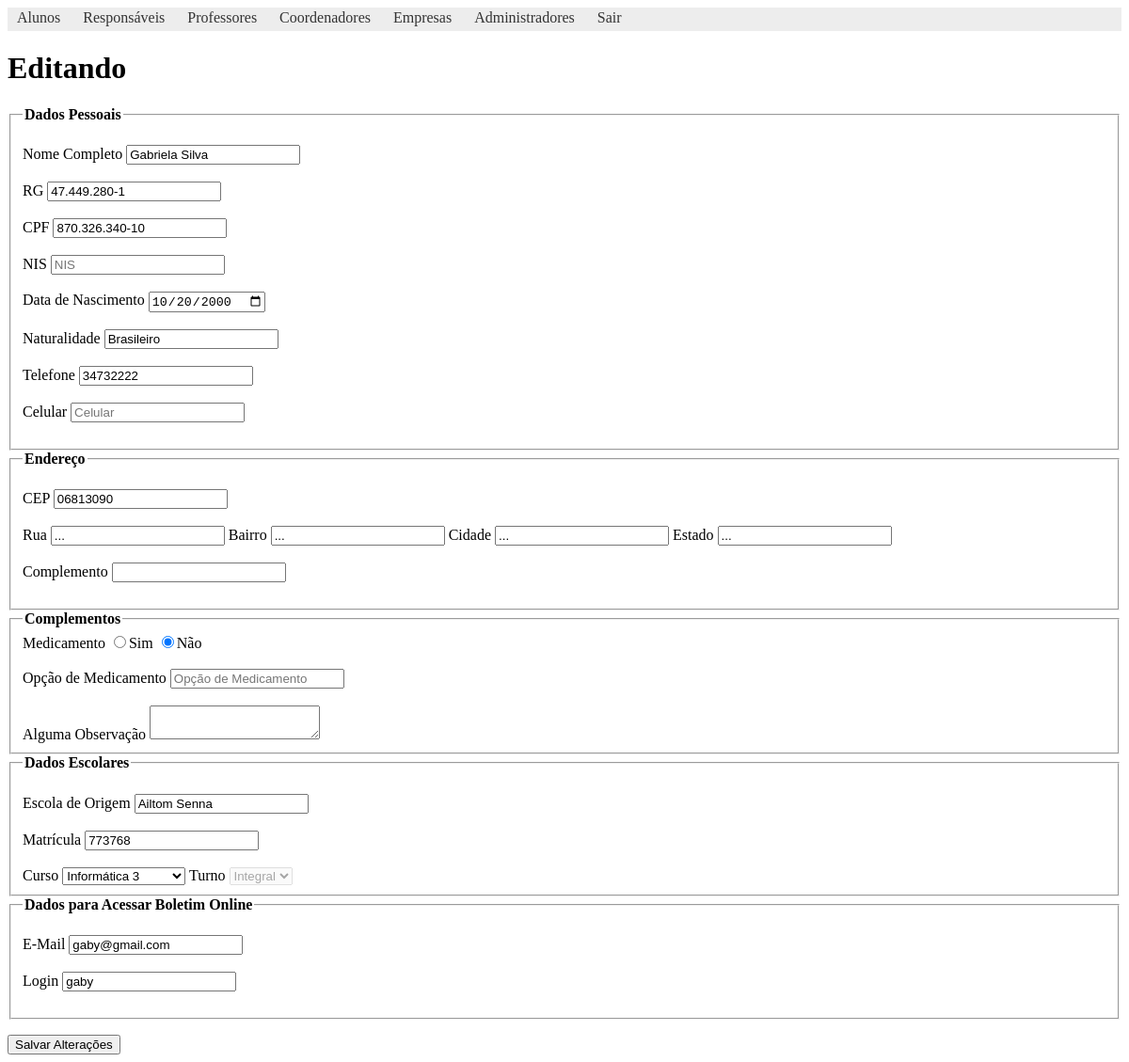
The page /views/aluno/novo-editar-aluno.php?id=4 (signed in) on the database its author committed.
### tables this page shows
CREATE TABLE `alunos` (
  `id` int(11) NOT NULL,
  `id_curso` int(11) NOT NULL,
  `nome` varchar(150) NOT NULL,
  `matricula` varchar(20) NOT NULL,
  `num_chamada` int(2) NOT NULL,
  `data_nascimento` date NOT NULL,
  `naturalidade` varchar(30) NOT NULL,
  `rg` varchar(20) NOT NULL,
  `cpf` varchar(20) NOT NULL,
  `nis` varchar(20) NOT NULL,
  `cep` varchar(20) NOT NULL,
  `complemento_endereco` varchar(50) NOT NULL,
  `turno` varchar(20) NOT NULL,
  `data_cadastro` date NOT NULL,
  `escola_origem` varchar(100) NOT NULL,
  `opcao_medicamento` varchar(50) DEFAULT NULL,
  `medicamento` varchar(50) DEFAULT NULL,
  `telefone` varchar(20) DEFAULT NULL,
  `celular` varchar(20) DEFAULT NULL,
  `comentario` text,
  `login` varchar(100) NOT NULL,
  `email` varchar(100) NOT NULL,
  `senha` varchar(100) NOT NULL
);

### app/models/Aluno.php (called while the page is built, shortened)
<?php
	function buscarAluno($id)
	{
		$conn = iniciarConexao();
		$stmt = $conn->prepare("SELECT * FROM alunos WHERE id = ?");
		$stmt->bindParam(1, $id);
		if($stmt->execute() && $stmt->rowCount() > 0){
			$aluno = $stmt->fetch(PDO::FETCH_OBJ);
		}
		return $aluno;
	}

### app/models/Curso.php (called while the page is built, shortened)
<?php
    function listarCursos()
    {
        $conn = iniciarConexao();
        $stmt = $conn->prepare("SELECT * FROM cursos ORDER BY nome ASC");
        if($stmt->execute() && $stmt->rowCount() > 0){
            $cursos= $stmt->fetchAll(PDO::FETCH_ASSOC);
        }
        return $cursos;
    }

### views/aluno/novo-editar-aluno.php (the view, shortened to what this page needs)
<?php
include_once '../../app/models/Curso.php';
include_once '../../app/models/Aluno.php';
include_once '../templates/includes/header.php';
$cursos = listarCursos();
$id_aluno = filter_input(INPUT_GET, 'id');
if(isset($id_aluno)){
	$aluno = buscarAluno($id_aluno);
}
?>
<h1><?= isset($id_aluno) ? "Editando" : "Novo Aluno"  ?></h1>
<form method="POST" action="../../app/routes.php">
	<fieldset>
		<legend><b>Dados Pessoais</b></legend>
		<br>
		<label>Nome Completo</label>
		<input type="text" name="nome" placeholder="Nome do Aluno" value="<?= isset($id_aluno) ? $aluno->nome : '' ?>" required /> <br><br>
		<label>RG</label>
		<input type="text" name="rg" placeholder="RG" value="<?= isset($id_aluno) ? $aluno->rg : '' ?>"/> <br><br>
		<label>CPF</label>
		<input type="text" name="cpf" placeholder="CPF" value="<?= isset($id_aluno) ? $aluno->cpf : '' ?>"/> <br><br>
		<label>NIS</label>
		<input type="text" name="nis" placeholder="NIS" value="<?= isset($id_aluno) ? $aluno->nis : '' ?>"/> <br><br>
		<label>Data de Nascimento</label>
		<input type="date" name="nascimento" placeholder="Data de Nascimento" required value="<?= isset($id_aluno) ? $aluno->data_nascimento : '' ?>"/> <br><br>
		<label>Naturalidade</label>
		<input type="text" name="naturalidade" placeholder="Naturalidade" required value="<?= isset($id_aluno) ? $aluno->naturalidade : '' ?>"/> <br><br>
		<label>Telefone</label>
		<input type="text" name="telefone" placeholder="Telefone Fixo" value="<?= isset($id_aluno) ? $aluno->telefone : '' ?>"/> <br><br>
		<label>Celular</label>
		<input type="text" name="celular" placeholder="Celular" value="<?= isset($id_aluno) ? $aluno->celular : '' ?>"/> <br><br>
	</fieldset>
	<fieldset>
		<legend><b>Endereço</b></legend>
		<br>
		<label>CEP</label>
		<input type="text" name="cep" id="cep" placeholder="CEP" required onblur="pesquisacep(this.value);" value="<?= isset($id_aluno) ? $aluno->cep : '' ?>"> <br><br>
		<label>Rua</label>
		<input type="text" name="rua" id="rua" readonly>
		<label>Bairro</label>
		<input type="text" name="bairro" id="bairro" readonly>
		<label>Cidade</label>
		<input type="text" name="cidade" id="cidade" readonly>
		<label>Estado</label>
		<input type="text" name="estado" id="uf" readonly> <br><br>
		<label>Complemento</label>
		<input type="text" name="complemento" value="<?= isset($id_aluno) ? $aluno->complemento_endereco : '' ?>"> <br><br>
	</fieldset>
	<fieldset>
		<legend><b>Complementos</b></legend>
		<label>Medicamento</label>
		<input type="radio" name="medicamento" value="Sim" onclick="habilitarCampo()"
		<?= isset($id_aluno) && $aluno->medicamento == "Sim" ? "checked" : '' ?>>Sim
		<input type="radio" name="medicamento" value="Nao" onclick="desabilitarCampo()"
		<?= isset($id_aluno) && $aluno->medicamento == "Nao" ? "checked" : '' ?>>Não
		<br><br>
		<label>Opção de Medicamento</label>
		<input type="text" name="opc_medicamento" id="opc_medic" placeholder="Opção de Medicamento" value="<?= isset($id_aluno) ? $aluno->opcao_medicamento : '' ?>"> <br><br>
		<label>Alguma Observação</label>
		<textarea name="observacao" placeholder="Obeservações">
			<?= isset($id_aluno) ? $aluno->comentario : '' ?>
		</textarea>
	</fieldset>
	<fieldset>
		<legend><b>Dados Escolares</b></legend>
		<br>
		<label>Escola de Origem</label>
		<input type="text" name="origem" required placeholder="Escola de Origem" value="<?= isset($id_aluno) ? $aluno->escola_origem : '' ?>"> <br><br>
		<label>Matrícula</label>
		<input type="text" name="matricula" id="matricula" value="<?= isset($id_aluno) ? $aluno->matricula : '' ?>" readonly> <br><br>
		<label>Curso</label>
		<select name="curso" required>
	 		<?php
            	foreach($cursos as $curso){
                	if($curso['id'] == $aluno->id_curso){
        	?>
            			<option value="<?= $curso['id'] ?>" selected><?= $curso['nome'] ?></option>
        			<?php }else{ ?>
            			<option value="<?= $curso['id'] ?>"><?= $curso['nome'] ?></option>
        	<?php } } ?>
		</select>
		<label>Turno</label>
		<select name="turno" disabled>
			<option value="Integral">Integral</option>
		</select>
	</fieldset>
	<fieldset>
		<legend><b>Dados para Acessar Boletim Online</b></legend>
		<br>
		<label>E-Mail</label>
		<input type="email" name="email" placeholder="E-Mail" value="<?= isset($id_aluno) ? $aluno->email : '' ?>"> <br><br>
		<label>Login</label>
		<input type="text" name="login" placeholder="Login" value="<?= isset($id_aluno) ? $aluno->login : '' ?>"> <br><br>
	</fieldset>
	<button type="submit"><?= isset($id_aluno) ? "Salvar Alterações" : "Concluir" ?></button>
</form>
<?php include_once '../templates/includes/footer.php'; ?>

### rows shown on the page
alunos: nome "Gabriela Silva", rg "47.449.280-1", cpf "870.326.340-10", nascimento "10/20/2000", naturalidade "Brasileiro", telefone "34732222", cep "06813090", medicamento "☑", origem "Ailtom Senna", matricula "773768", email "gaby@gmail.com", login "gaby"

### other values the page prints
form field curso "Informática 3"
